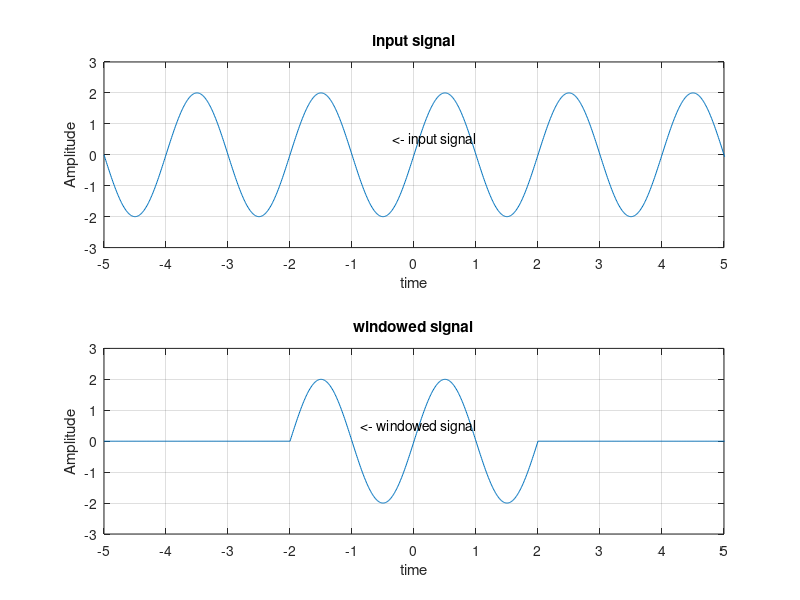

MATLAB code to generate this figure:
clc
clear all
close all

t= -5:0.01:10;
A=2;

%sin signal generation
y1= A.*sin(2*pi*0.5*t);
subplot(2,1,1)
plot(t,y1); grid on
xlabel('time')
ylabel('Amplitude')
title('input signal')
text(1, 0.5, '<- input signal', 'horizontalAlignment', 'right')

axis([-5 5 -3 3]);
xticks(-5:1:5);        
yticks(-3:1:3);

y2= y1.*(t>=-2 & t<=2)
subplot(2,1,2)
plot(t,y2); grid on
xlabel('time')
ylabel('Amplitude')
title('windowed signal')
text(1, 0.5, '<- windowed signal', 'horizontalAlignment', 'right')

axis([-5 5 -3 3]);
xticks(-5:1:5);        %all values will be shown on the graph. This command used only after 'axis' command
yticks(-3:1:3);
